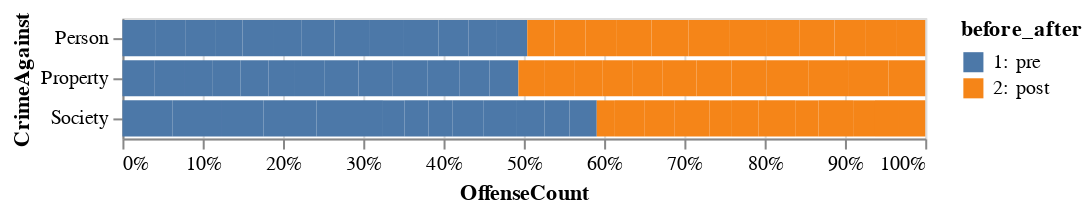

The code cell stored with this chart in its notebook:
### Code cell
crimeagainst_bar = alt.Chart(count_against_df).mark_bar().encode(
    x = alt.Y("OffenseCount:Q", stack = 'normalize'),
    y = alt.X("CrimeAgainst:N"),
    color = "before_after:N",
)
crimeagainst_bar

### Figure 1 — Vega-Lite specification as saved in the notebook (floating-point values rounded to 4 significant figures)
{"config": {"view": {"continuousWidth": 400, "continuousHeight": 300}}, "data": {"name": "data-891fb2a2c81baa7994ee5407612711f7"}, "mark": "bar", "encoding": {"color": {"field": "before_after", "type": "nominal"}, "x": {"field": "OffenseCount", "stack": "normalize", "type": "quantitative"}, "y": {"field": "CrimeAgainst", "type": "nominal"}}, "$schema": "https://vega.github.io/schema/vega-lite/v4.17.0.json", "datasets": {"data-891fb2a2c81baa7994ee5407612711f7": [{"MonthDate": "2020-01-01T00:00:00", "CrimeAgainst": "Person", "before_after": "1: pre", "OffenseCount": 826}, {"MonthDate": "2020-01-01T00:00:00", "CrimeAgainst": "Property", "before_after": "1: pre", "OffenseCount": 4324}, {"MonthDate": "2020-01-01T00:00:00", "CrimeAgainst": "Society", "before_after": "1: pre", "OffenseCount": 216}, {"MonthDate": "2020-02-01T00:00:00", "CrimeAgainst": "Person", "before_after": "1: pre", "OffenseCount": 777}, {"MonthDate": "2020-02-01T00:00:00", "CrimeAgainst": "Property", "before_after": "1: pre", "OffenseCount": 4031}, {"MonthDate": "2020-02-01T00:00:00", "CrimeAgainst": "Society", "before_after": "1: pre", "OffenseCount": 212}, {"MonthDate": "2020-03-01T00:00:00", "CrimeAgainst": "Person", "before_after": "1: pre", "OffenseCount": 761}, {"MonthDate": "2020-03-01T00:00:00", "CrimeAgainst": "Property", "before_after": "1: pre", "OffenseCount": 3720}, {"MonthDate": "2020-03-01T00:00:00", "CrimeAgainst": "Society", "before_after": "1: pre", "OffenseCount": 178}, {"MonthDate": "2020-04-01T00:00:00", "CrimeAgainst": "Person", "before_after": "1: pre", "OffenseCount": 669}, {"MonthDate": "2020-04-01T00:00:00", "CrimeAgainst": "Property", "before_after": "1: pre", "OffenseCount": 3713}, {"MonthDate": "2020-04-01T00:00:00", "CrimeAgainst": "Society", "before_after": "1: pre", "OffenseCount": 228}, {"MonthDate": "2020-05-01T00:00:00", "CrimeAgainst": "Person", "before_after": "1: pre", "OffenseCount": 774}, {"MonthDate": "2020-05-01T00:00:00", "CrimeAgainst": "Property", "before_after": "1: pre", "OffenseCount": 3733}, {"MonthDate": "2020-05-01T00:00:00", "CrimeAgainst": "Society", "before_after": "1: pre", "OffenseCount": 286}, {"MonthDate": "2020-06-01T00:00:00", "CrimeAgainst": "Person", "before_after": "1: pre", "OffenseCount": 713}, {"MonthDate": "2020-06-01T00:00:00", "CrimeAgainst": "Property", "before_after": "1: pre", "OffenseCount": 3395}, {"MonthDate": "2020-06-01T00:00:00", "CrimeAgainst": "Society", "before_after": "1: pre", "OffenseCount": 92}, {"MonthDate": "2020-07-01T00:00:00", "CrimeAgainst": "Person", "before_after": "1: pre", "OffenseCount": 845}, {"MonthDate": "2020-07-01T00:00:00", "CrimeAgainst": "Property", "before_after": "1: pre", "OffenseCount": 4030}, {"MonthDate": "2020-07-01T00:00:00", "CrimeAgainst": "Society", "before_after": "1: pre", "OffenseCount": 104}, {"MonthDate": "2020-08-01T00:00:00", "CrimeAgainst": "Person", "before_after": "1: pre", "OffenseCount": 870}, {"MonthDate": "2020-08-01T00:00:00", "CrimeAgainst": "Property", "before_after": "1: pre", "OffenseCount": 4582}, {"MonthDate": "2020-08-01T00:00:00", "CrimeAgainst": "Society", "before_after": "1: pre", "OffenseCount": 102}, {"MonthDate": "2020-09-01T00:00:00", "CrimeAgainst": "Person", "before_after": "1: pre", "OffenseCount": 883}, {"MonthDate": "2020-09-01T00:00:00", "CrimeAgainst": "Property", "before_after": "1: pre", "OffenseCount": 4493}, {"MonthDate": "2020-09-01T00:00:00", "CrimeAgainst": "Society", "before_after": "1: pre", "OffenseCount": 133}, {"MonthDate": "2020-10-01T00:00:00", "CrimeAgainst": "Person", "before_after": "1: pre", "OffenseCount": 869}, {"MonthDate": "2020-10-01T00:00:00", "CrimeAgainst": "Property", "before_after": "1: pre", "OffenseCount": 4687}, {"MonthDate": "2020-10-01T00:00:00", "CrimeAgainst": "Society", "before_after": "1: pre", "OffenseCount": 145}, {"MonthDate": "2020-11-01T00:00:00", "CrimeAgainst": "Person", "before_after": "1: pre", "OffenseCount": 758}, {"MonthDate": "2020-11-01T00:00:00", "CrimeAgainst": "Property", "before_after": "1: pre", "OffenseCount": 4339}, {"MonthDate": "2020-11-01T00:00:00", "CrimeAgainst": "Society", "before_after": "1: pre", "OffenseCount": 119}, {"MonthDate": "2020-12-01T00:00:00", "CrimeAgainst": "Person", "before_after": "1: pre", "OffenseCount": 723}, {"MonthDate": "2020-12-01T00:00:00", "CrimeAgainst": "Property", "before_after": "1: pre", "OffenseCount": 3983}, {"MonthDate": "2020-12-01T00:00:00", "CrimeAgainst": "Society", "before_after": "1: pre", "OffenseCount": 107}, {"MonthDate": "2021-01-01T00:00:00", "CrimeAgainst": "Person", "before_after": "1: pre", "OffenseCount": 767}, {"MonthDate": "2021-01-01T00:00:00", "CrimeAgainst": "Property", "before_after": "1: pre", "OffenseCount": 3854}, {"MonthDate": "2021-01-01T00:00:00", "CrimeAgainst": "Society", "before_after": "1: pre", "OffenseCount": 117}, {"MonthDate": "2021-02-01T00:00:00", "CrimeAgainst": "Person", "before_after": "2: post", "OffenseCount": 691}, {"MonthDate": "2021-02-01T00:00:00", "CrimeAgainst": "Property", "before_after": "2: post", "OffenseCount": 3430}, {"MonthDate": "2021-02-01T00:00:00", "CrimeAgainst": "Society", "before_after": "2: post", "OffenseCount": 78}, {"MonthDate": "2021-03-01T00:00:00", "CrimeAgainst": "Person", "before_after": "2: post", "OffenseCount": 784}, {"MonthDate": "2021-03-01T00:00:00", "CrimeAgainst": "Property", "before_after": "2: post", "OffenseCount": 4107}, {"MonthDate": "2021-03-01T00:00:00", "CrimeAgainst": "Society", "before_after": "2: post", "OffenseCount": 126}, {"MonthDate": "2021-04-01T00:00:00", "CrimeAgainst": "Person", "before_after": "2: post", "OffenseCount": 791}, {"MonthDate": "2021-04-01T00:00:00", "CrimeAgainst": "Property", "before_after": "2: post", "OffenseCount": 3654}, {"MonthDate": "2021-04-01T00:00:00", "CrimeAgainst": "Society", "before_after": "2: post", "OffenseCount": 129}, {"MonthDate": "2021-05-01T00:00:00", "CrimeAgainst": "Person", "before_after": "2: post", "OffenseCount": 875}, {"MonthDate": "2021-05-01T00:00:00", "CrimeAgainst": "Property", "before_after": "2: post", "OffenseCount": 4084}, {"MonthDate": "2021-05-01T00:00:00", "CrimeAgainst": "Society", "before_after": "2: post", "OffenseCount": 151}, {"MonthDate": "2021-06-01T00:00:00", "CrimeAgainst": "Person", "before_after": "2: post", "OffenseCount": 937}, {"MonthDate": "2021-06-01T00:00:00", "CrimeAgainst": "Property", "before_after": "2: post", "OffenseCount": 4000}, {"MonthDate": "2021-06-01T00:00:00", "CrimeAgainst": "Society", "before_after": "2: post", "OffenseCount": 97}, {"MonthDate": "2021-07-01T00:00:00", "CrimeAgainst": "Person", "before_after": "2: post", "OffenseCount": 1024}, {"MonthDate": "2021-07-01T00:00:00", "CrimeAgainst": "Property", "before_after": "2: post", "OffenseCount": 4513}, {"MonthDate": "2021-07-01T00:00:00", "CrimeAgainst": "Society", "before_after": "2: post", "OffenseCount": 115}, {"MonthDate": "2021-08-01T00:00:00", "CrimeAgainst": "Person", "before_after": "2: post", "OffenseCount": 957}, {"MonthDate": "2021-08-01T00:00:00", "CrimeAgainst": "Property", "before_after": "2: post", "OffenseCount": 4680}, {"MonthDate": "2021-08-01T00:00:00", "CrimeAgainst": "Society", "before_after": "2: post", "OffenseCount": 157}, {"MonthDate": "2021-09-01T00:00:00", "CrimeAgainst": "Person", "before_after": "2: post", "OffenseCount": 830}, {"MonthDate": "2021-09-01T00:00:00", "CrimeAgainst": "Property", "before_after": "2: post", "OffenseCount": 4681}, {"MonthDate": "2021-09-01T00:00:00", "CrimeAgainst": "Society", "before_after": "2: post", "OffenseCount": 100}, {"MonthDate": "2021-10-01T00:00:00", "CrimeAgainst": "Person", "before_after": "2: post", "OffenseCount": 878}, {"MonthDate": "2021-10-01T00:00:00", "CrimeAgainst": "Property", "before_after": "2: post", "OffenseCount": 5554}, {"MonthDate": "2021-10-01T00:00:00", "CrimeAgainst": "Society", "before_after": "2: post", "OffenseCount": 149}, {"MonthDate": "2021-11-01T00:00:00", "CrimeAgainst": "Person", "before_after": "2: post", "OffenseCount": 794}, {"MonthDate": "2021-11-01T00:00:00", "CrimeAgainst": "Property", "before_after": "2: post", "OffenseCount": 5437}, {"MonthDate": "2021-11-01T00:00:00", "CrimeAgainst": "Society", "before_after": "2: post", "OffenseCount": 94}, {"MonthDate": "2021-12-01T00:00:00", "CrimeAgainst": "Person", "before_after": "2: post", "OffenseCount": 785}, {"MonthDate": "2021-12-01T00:00:00", "CrimeAgainst": "Property", "before_after": "2: post", "OffenseCount": 5267}, {"MonthDate": "2021-12-01T00:00:00", "CrimeAgainst": "Society", "before_after": "2: post", "OffenseCount": 99}, {"MonthDate": "2022-01-01T00:00:00", "CrimeAgainst": "Person", "before_after": "2: post", "OffenseCount": 715}, {"MonthDate": "2022-01-01T00:00:00", "CrimeAgainst": "Property", "before_after": "2: post", "OffenseCount": 4920}, {"MonthDate": "2022-01-01T00:00:00", "CrimeAgainst": "Society", "before_after": "2: post", "OffenseCount": 117}]}}
